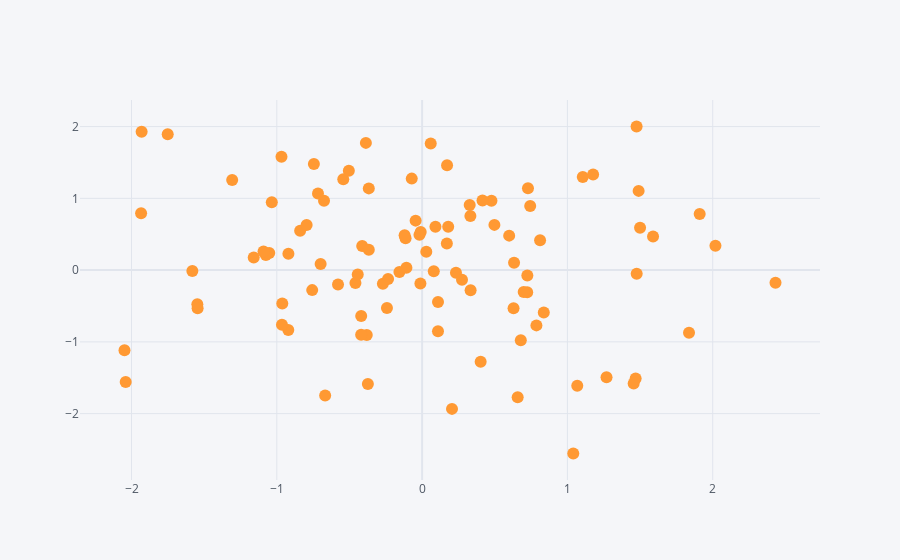

The cell this chart's notebook holds for it:
### Code cell
df.iplot(kind='scatter', x='A',y='B', mode='markers')
